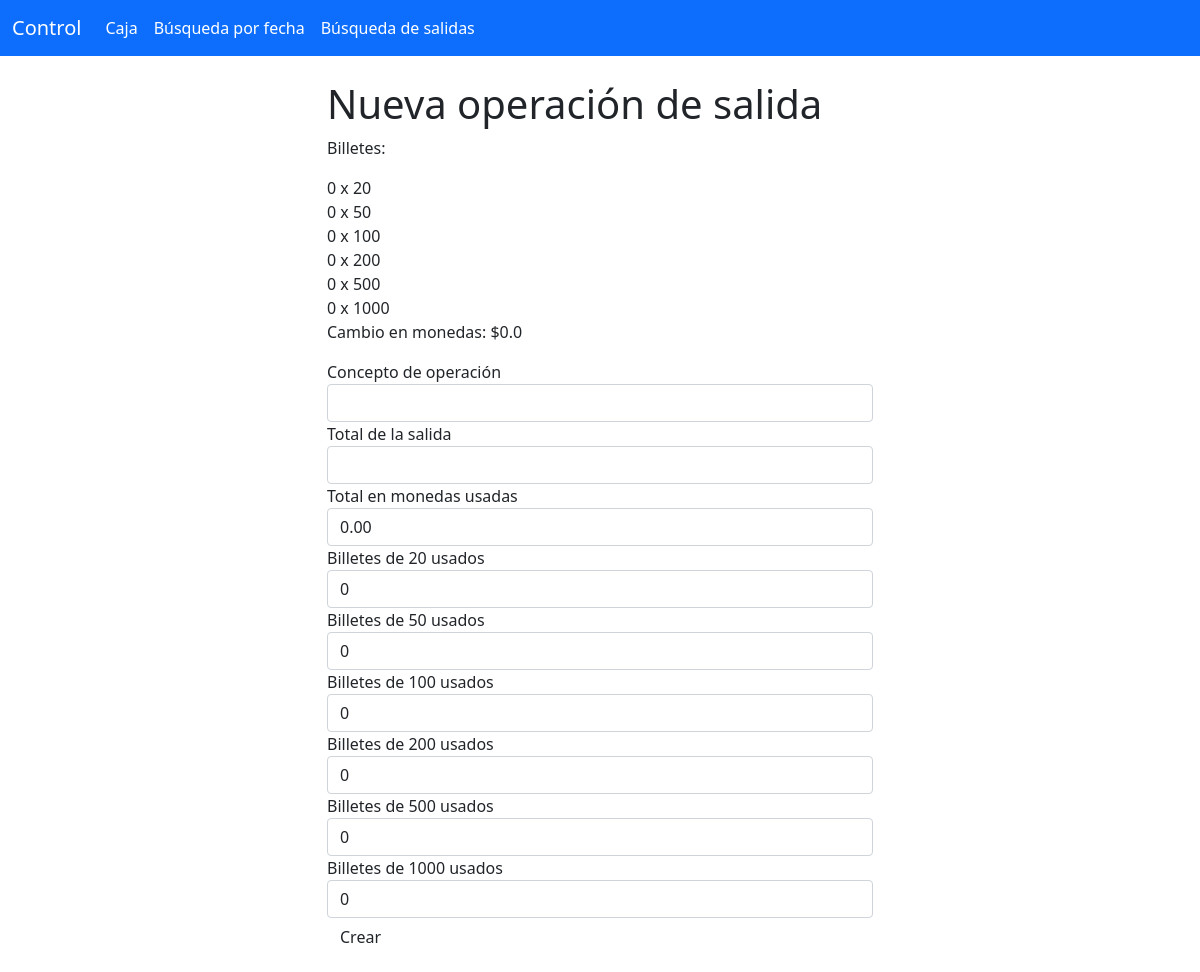
Before: /operacion/salida with the older database file.
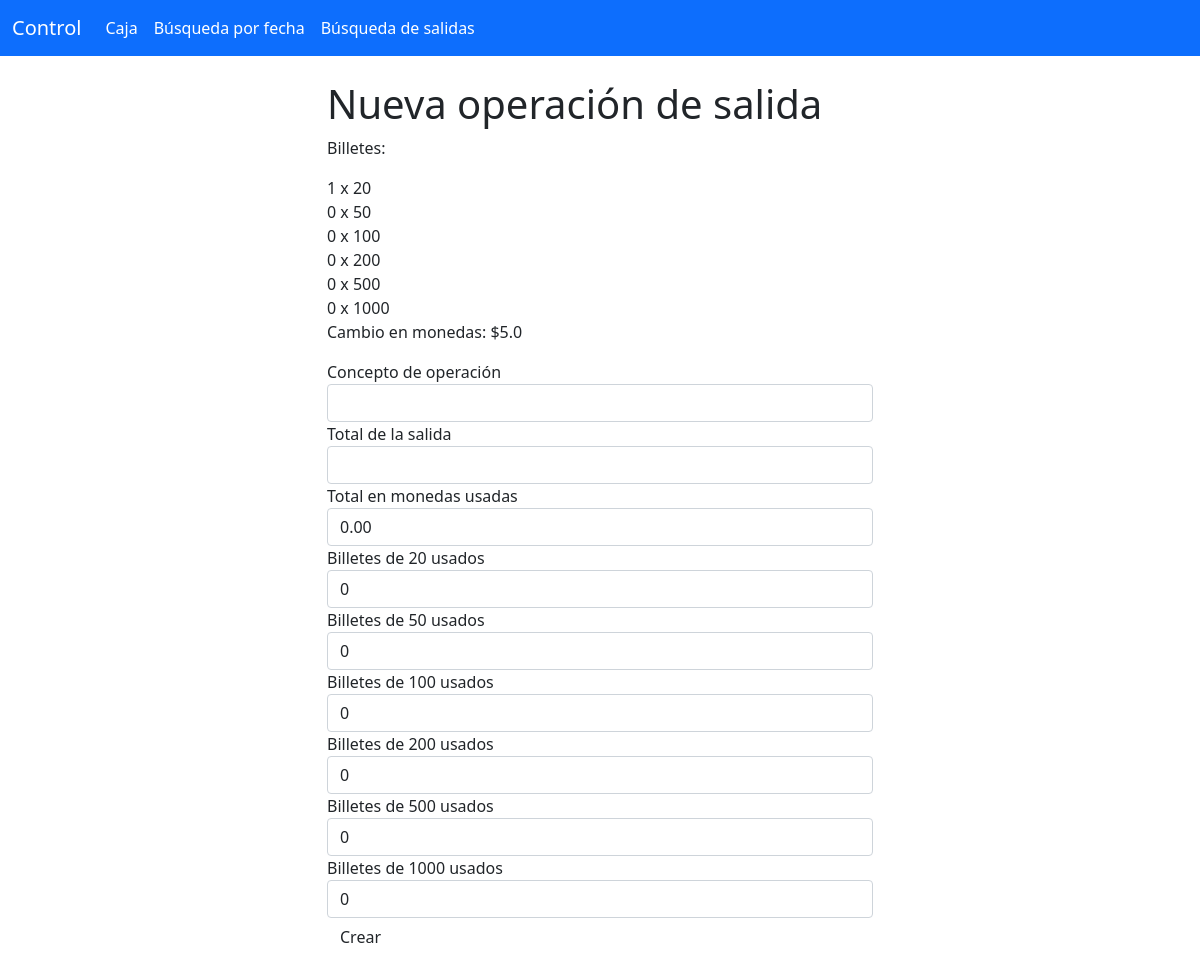
After: the same page with the newer database file.
### app/models.py (models this page shows, shortened)
class Resumen(db.Model):
    id = db.Column(db.Integer, primary_key = True)
    fecha = db.Column(db.Date, index = True, default = datetime.today)
    cambio = db.Column(db.Float, default = 0.0)
    total = db.Column(db.Float, default = 0.0)
    balance_billetes = db.Column(db.String(60), default = '0 0 0 0 0 0')

### app/routes.py (the view, shortened to what this page needs)
@app.route('/operacion/salida', methods = ['GET','POST'])
def operacion_salida():
    denominaciones = ['20','50','100','200','500','1000']
    info_cambio = 0.0
    balance_impresion = {}
    form = OperacionSalidaForm()
    if request.method == 'GET':
        fecha = datetime.today().strftime('%Y-%m-%d')
        r = Resumen.query.filter_by(fecha = fecha).first()
        if r:
            info_cambio = r.cambio
            balance_impresion = dict(zip(denominaciones, r.balance_billetes.split()))
        else:
            balance_impresion = dict(zip(denominaciones, '0 0 0 0 0 0'.split()))
    return render_template('operacion.html',title = 'Operaciones', form = form, tipo = 'salida', balance = balance_impresion, info_cambio = info_cambio)

### app/forms.py
class OperacionSalidaForm(FlaskForm):
    concepto = StringField('Concepto de operación', validators = [DataRequired()])
    total = DecimalField('Total de la salida', validators = [DataRequired()])
    monedas = DecimalField('Total en monedas usadas', validators=[Optional()], default = 0.0)
    billetes_20 = IntegerField('Billetes de 20 usados', validators = [Optional()], default = 0, widget = NumberInput(min = 0))
    billetes_50 = IntegerField('Billetes de 50 usados', validators = [Optional()], default = 0, widget = NumberInput(min = 0))
    billetes_100 = IntegerField('Billetes de 100 usados', validators = [Optional()], default = 0, widget = NumberInput(min = 0))
    billetes_200 = IntegerField('Billetes de 200 usados', validators = [Optional()], default = 0, widget = NumberInput(min = 0))
    billetes_500 = IntegerField('Billetes de 500 usados', validators = [Optional()], default = 0, widget = NumberInput(min = 0))
    billetes_1000 = IntegerField('Billetes de 1000 usados', validators = [Optional()], default = 0, widget = NumberInput(min = 0))
    submit = SubmitField('Crear')

### app/templates/operacion.html
{% extends "base.html" %}
{% import 'bootstrap/wtf.html' as wtf %}
{% block app_content %}
<br>
<div class="row d-flex justify-content-center">
    <div class = "col-md-6">
        <h1>Nueva operación de {{tipo}}</h1>
        {% if tipo == 'salida' %}
            <div class = "col">
                <p>Billetes: </p>
                {% for billete,cantidad in balance.items() %}
                    <div>{{ cantidad }} x {{ billete }}</div>
                {% endfor %}
            </div>
            <div class="col">
                <p>Cambio en monedas: ${{ info_cambio }}</p>
            </div>
        {% endif %}
        <div class = "col-md-12">
            {{wtf.quick_form(form)}}
        </div>
    </div>
</div>
{% endblock %}

Changed rows visible on the page:
now on this page (row edited): Resumen: cambio "5.0"
Other visible differences:
{{ info_cambio }}: "0.0" → (not shown)
new list line: "1 x 20"
list line gone: "0 x 20"
